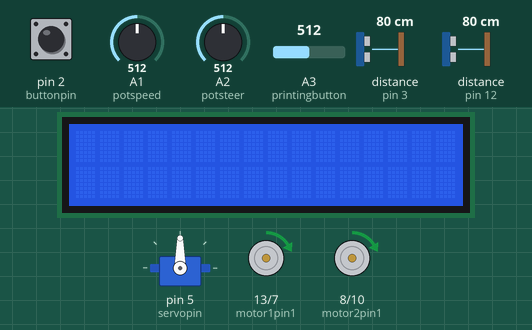
This sketch was run on a simulated Arduino Uno, built with avr-gcc and run on an emulated ATmega328P. Parts: 16×2 character LCD, servo, motor-driver pin pairs drawn as motors (green arrow = first pin HIGH = forward, orange = second pin HIGH = backward, longer = more drive, scaled by the enable pin). Wiring (inferred from the names in the program): 2 × ultrasonic range finder: trigger pin 4, echo pin 3 / trigger pin 11, echo pin 12. The test bench sets the inputs (shaded band); at power-on: A3 (printingbutton) = 512, pin 2 (buttonpin) HIGH, distance to the obstacle (sensors on pin 3, pin 12) 80 cm, A1 (potspeed) = 512, A2 (potsteer) = 512. The echo pulse lasts 58.3 µs per cm; what the sketch prints to the serial monitor is not drawn.

Above: at 1.2 s.
1.3 s: A3 (printingbutton) set to 496
At 2.8 s:
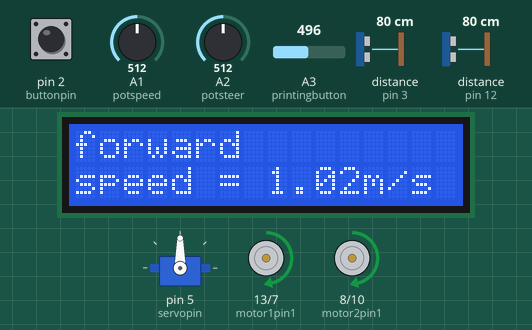
3.1 s: pin 2 (buttonpin) pulled LOW for 0.65 s
At 5.3 s:
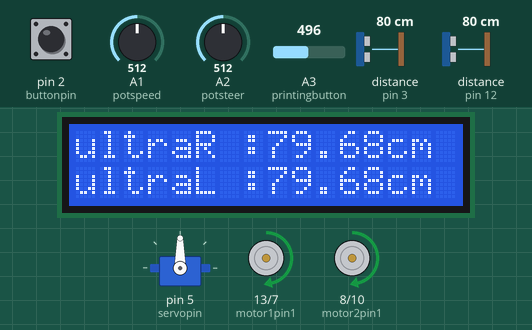
6.9 s: distance to the obstacle (sensor on pin 3) set to 22 cm
At 8.7 s:
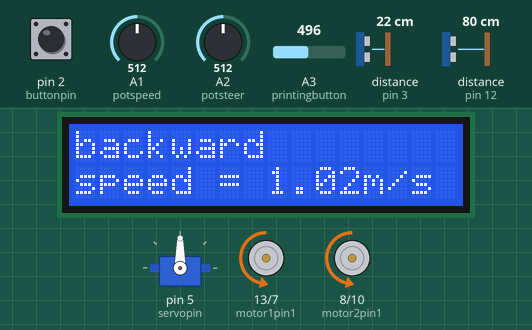
9.7 s: distance to the obstacle (sensor on pin 3) set to 18 cm
At 12.2 s:
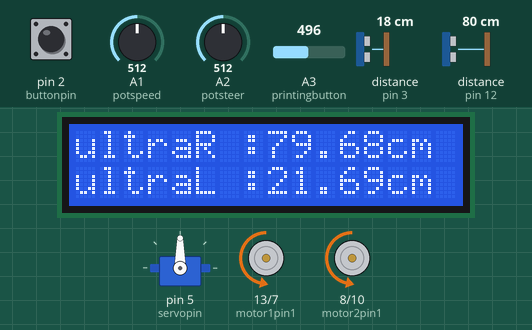
12.8 s: A1 (potspeed) set to 221
15.9 s: A1 (potspeed) set to 196
Timing chart, 0 to 18.9 s (numbered marks = the images above; inputs shaded):
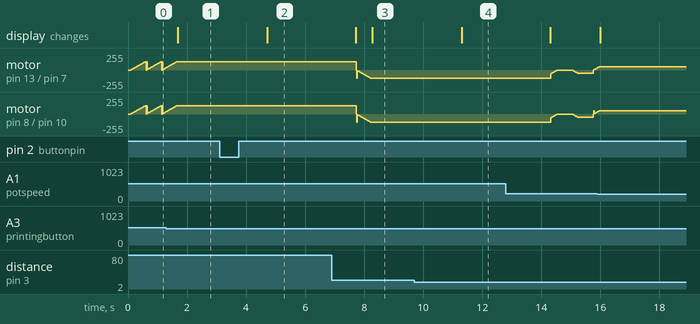

Measured:
- the behaviour switches between 512 and 511 on A3 (printingbutton) (found by bisection; images 0 and 1)
- the behaviour switches between 21 and 20 cm on distance to the obstacle (sensor on pin 3) (found by bisection; images 3 and 4)
- after the input at 1.3 s, motor on pin 13 (motor1pin1) / pin 7 (motor1pin2), motor on pin 8 (motor2pin1) / pin 10 (motor2pin2): goes on until 1.6 s, then stays forward 125/255; the display: changes after 0.39 s (image 1)
- by itself, motor on pin 13 (motor1pin1) / pin 7 (motor1pin2), motor on pin 8 (motor2pin1) / pin 10 (motor2pin2): moves between stopped and forward 125/255, repeating every 0.53 s

The sketch:

steering.ino
```cpp
#include<Servo.h>
#include<LiquidCrystal_I2C.h>
LiquidCrystal_I2C lcd(0x27,16,2);
int motor1pin1 = 13;
int motor1pin2 = 7;
int motor1speed = 9; //PWM
int motor2pin1 = 8;
int motor2pin2 = 10;
int motor2speed = 6; //PWM
int servopin = 5;
Servo servo;
int potsteer = A2;
int potspeed = A1;
int trigR = 11;
int echoR = 12;
int trigL = 4;
int echoL = 3;
int buttonpin = 2; //must be pin 2 or 3
float distanceR;
float distanceL;
volatile bool forward = true;
int printingbutton = A3;
int buttonvalue = 0;
String status ;
void setup() {

lcd.init();
lcd.clear();
lcd.backlight();
servo.attach(servopin);
pinMode(motor1pin1,OUTPUT);
pinMode(motor1pin2,OUTPUT);
pinMode(motor1speed,OUTPUT);
pinMode(motor2pin1,OUTPUT);
pinMode(motor2pin2,OUTPUT);
pinMode(motor2speed,OUTPUT);
pinMode(trigR,OUTPUT);
pinMode(trigL,OUTPUT);
pinMode(echoR,INPUT);
pinMode(echoL,INPUT);
pinMode(buttonpin,INPUT_PULLUP);
attachInterrupt(digitalPinToInterrupt(buttonpin),ISR_changedirection,FALLING);
Serial.begin(9600);
}

void loop() {

//steering potentiometer
  int steering = analogRead(potsteer);
  int angle = map(steering,0,1023,0,180);
  servo.write(angle);

//speed potentiometer
  int speed = analogRead(potspeed);
  int PWM = map(speed,0,1023,0,255);
  int RPM = map(speed,0,1023,0,600); // will be displayed

//ultrasonic reading and failsafe
  distanceR=ultra(trigR,echoR);
  distanceL=ultra(trigL,echoL);
  bool nearbydanger =(distanceR<=20 || distanceL<=20);
  if (nearbydanger){
  stop(PWM);
  delay(500);
  movebackward(PWM);
  delay(500);
  moveforward(PWM);
  status = "stopped";
} else {
    if(forward){
    moveforward(PWM);
    status = "forward";
} else {
  movebackward(PWM);
  status = "backward";
}
}

// vehicle speed calculation by m/s
float wheelradius =0.0325;
float vehiclespeed= 2 * 3.14159 * wheelradius * (RPM / 60.0); // will be displayed
//making RPM and speed equals zero if the car is stopped
if(status=="stopped"){
  RPM =0;
  vehiclespeed=0;
}
// displaying motor status & speed & rpm
buttonvalue=analogRead(printingbutton);
if(buttonvalue<512){
Serial.println(status);
Serial.println(vehiclespeed);
Serial.println(distanceR);
Serial.println(distanceL);

// lcd printinggg
lcd.setCursor(0,0);
lcd.print(status);
lcd.setCursor(0,1);
lcd.print("speed = ");
lcd.print(vehiclespeed);
lcd.print("m/s");
delay(3000);
lcd.clear();
lcd.setCursor(0,0);
lcd.print("ultraR :");
lcd.print(distanceR);
lcd.print("cm");
lcd.setCursor(0,1);
lcd.print("ultraL :");
lcd.print(distanceL);
lcd.print("cm");
delay(3000);
lcd.clear();
}
}

void moveforward(int PWM){
  digitalWrite(motor1pin1,HIGH);
  digitalWrite(motor1pin2,LOW);
  digitalWrite(motor2pin1,HIGH);
  digitalWrite(motor2pin2,LOW);
  for(int i=0;i<PWM;i+=5){
  analogWrite(motor1speed,i);
  analogWrite(motor2speed,i);
  delay(20);
  }
}

void movebackward(int PWM){
   digitalWrite(motor1pin1,LOW);
   digitalWrite(motor1pin2,HIGH);
   digitalWrite(motor2pin1,LOW);
   digitalWrite(motor2pin2,HIGH);
for(int i=0;i<PWM;i+=5){
  analogWrite(motor1speed,i);
  analogWrite(motor2speed,i);
  delay(20);
  }
}
void stop(int PWM){
  for(int i=PWM;i>0;i-=5){
  analogWrite(motor1speed,i);
  analogWrite(motor2speed,i);
  delay(20);
  }
  digitalWrite(motor1pin1,HIGH);
  digitalWrite(motor1pin2,HIGH);
  digitalWrite(motor2pin1,HIGH);
  digitalWrite(motor2pin2,HIGH);
}
float ultra(int trig , int echo){
  digitalWrite(trig,LOW);
  delayMicroseconds(2);
  digitalWrite(trig,HIGH);
  delayMicroseconds(2);
  digitalWrite(trig,LOW);
long duration= pulseIn(echo,HIGH);
float distance= (duration * 0.0343)/2;
return distance;
}
// button changing direction
void ISR_changedirection(){
static long lastTime=0;
long currentTime=millis();
if(currentTime - lastTime > 200){
  forward=!forward;
}
lastTime = currentTime;
}
```
